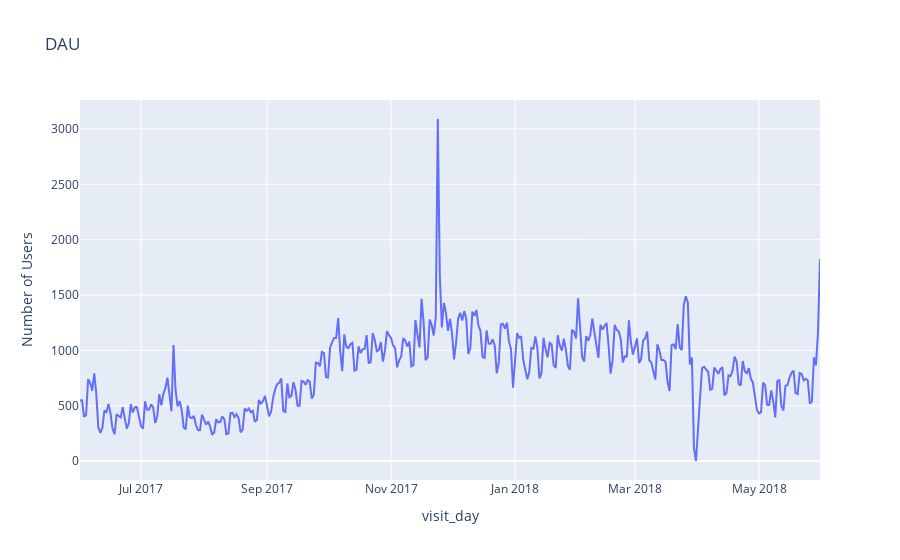

Write notebook code for a chart like this one.
### Markdown cell above
Looking at the WAU data from the period examined, we can follow a bit more the dynamics of the increase and decrease in the number of users. 
The number of users grew steadily from the first week of August 2017 and reached a rapid increase in the 4th week of November. Another rapid increase took place in the 4th week of March, however, it was followed by a rapid decrease in the following week.

### Code cell
fig = px.line(dau, x="visit_day", y="uid", title='DAU', labels={'visit_date':'Date','uid':'Number of Users'})
fig.show()

### Figure 1 — Plotly figure (JSON) as saved in the notebook; plotly's stock layout.template omitted (floating-point values rounded to 4 significant figures; data arrays with more than 128 entries replaced by an {"elided": "..."} marker saying what was removed)
{"data": [{"hoverlabel": {"namelength": 0}, "hovertemplate": "visit_day=%{x}<br>Number of Users=%{y}", "legendgroup": "", "line": {"color": "#636efa", "dash": "solid"}, "mode": "lines", "name": "", "showlegend": false, "type": "scatter", "x": {"elided": "364 str values"}, "xaxis": "x", "y": {"elided": "364 int values"}, "yaxis": "y"}], "layout": {"legend": {"tracegroupgap": 0}, "title": {"text": "DAU"}, "xaxis": {"anchor": "y", "domain": [0, 1], "title": {"text": "visit_day"}}, "yaxis": {"anchor": "x", "domain": [0, 1], "title": {"text": "Number of Users"}}}}
